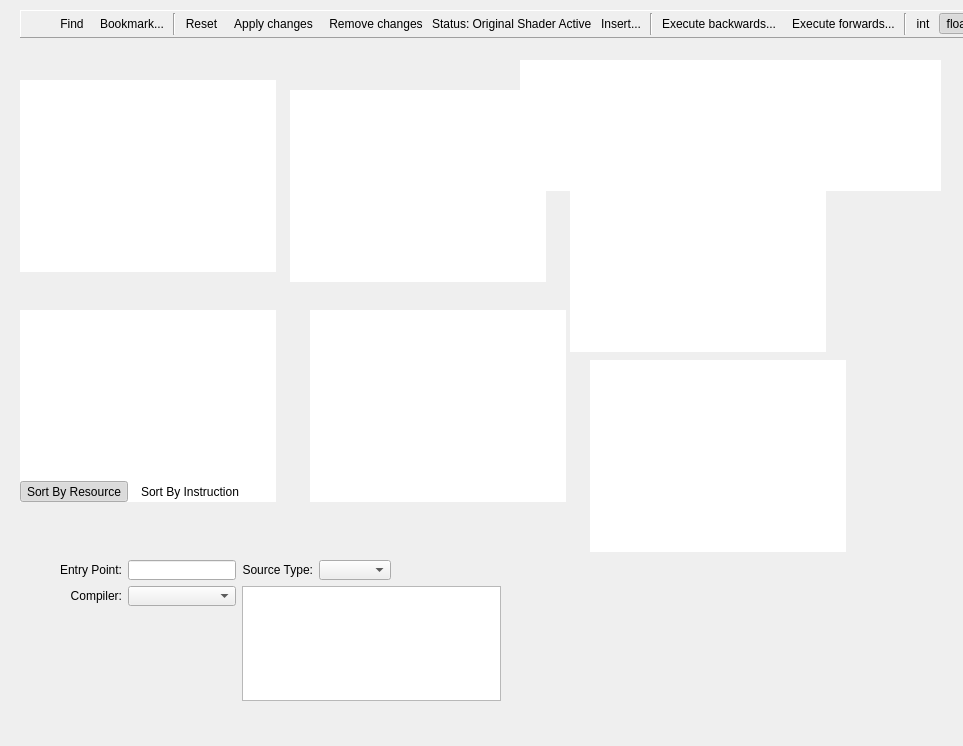
<?xml version="1.0" encoding="UTF-8"?>
<ui version="4.0">
 <class>ShaderViewer</class>
 <widget class="QFrame" name="ShaderViewer">
  <property name="geometry">
   <rect>
    <x>0</x>
    <y>0</y>
    <width>963</width>
    <height>746</height>
   </rect>
  </property>
  <property name="windowTitle">
   <string>Form</string>
  </property>
  <widget class="ToolWindowManager" name="docking" native="true">
   <property name="geometry">
    <rect>
     <x>80</x>
     <y>90</y>
     <width>351</width>
     <height>301</height>
    </rect>
   </property>
  </widget>
  <widget class="RDTreeWidget" name="inputSig">
   <property name="geometry">
    <rect>
     <x>570</x>
     <y>160</y>
     <width>256</width>
     <height>192</height>
    </rect>
   </property>
   <property name="frameShape">
    <enum>QFrame::NoFrame</enum>
   </property>
   <property name="editTriggers">
    <set>QAbstractItemView::NoEditTriggers</set>
   </property>
   <property name="showDropIndicator" stdset="0">
    <bool>false</bool>
   </property>
   <property name="dragDropOverwriteMode">
    <bool>false</bool>
   </property>
   <property name="indentation">
    <number>0</number>
   </property>
   <property name="rootIsDecorated">
    <bool>false</bool>
   </property>
   <property name="itemsExpandable">
    <bool>false</bool>
   </property>
   <property name="allColumnsShowFocus">
    <bool>true</bool>
   </property>
   <property name="cornerButtonEnabled" stdset="0">
    <bool>false</bool>
   </property>
  </widget>
  <widget class="RDTreeWidget" name="outputSig">
   <property name="geometry">
    <rect>
     <x>590</x>
     <y>360</y>
     <width>256</width>
     <height>192</height>
    </rect>
   </property>
   <property name="frameShape">
    <enum>QFrame::NoFrame</enum>
   </property>
   <property name="editTriggers">
    <set>QAbstractItemView::NoEditTriggers</set>
   </property>
   <property name="showDropIndicator" stdset="0">
    <bool>false</bool>
   </property>
   <property name="dragDropOverwriteMode">
    <bool>false</bool>
   </property>
   <property name="indentation">
    <number>0</number>
   </property>
   <property name="rootIsDecorated">
    <bool>false</bool>
   </property>
   <property name="itemsExpandable">
    <bool>false</bool>
   </property>
   <property name="allColumnsShowFocus">
    <bool>true</bool>
   </property>
   <property name="cornerButtonEnabled" stdset="0">
    <bool>false</bool>
   </property>
  </widget>
  <widget class="RDTreeWidget" name="constants">
   <property name="geometry">
    <rect>
     <x>20</x>
     <y>310</y>
     <width>256</width>
     <height>192</height>
    </rect>
   </property>
   <property name="contextMenuPolicy">
    <enum>Qt::PreventContextMenu</enum>
   </property>
   <property name="frameShape">
    <enum>QFrame::NoFrame</enum>
   </property>
   <property name="allColumnsShowFocus">
    <bool>true</bool>
   </property>
  </widget>
  <widget class="QFrame" name="resourcesPanel">
   <property name="geometry">
    <rect>
     <x>20</x>
     <y>310</y>
     <width>256</width>
     <height>192</height>
    </rect>
   </property>
   <property name="contextMenuPolicy">
    <enum>Qt::PreventContextMenu</enum>
   </property>
   <property name="frameShape">
    <enum>QFrame::NoFrame</enum>
   </property>
   <layout class="QVBoxLayout" name="verticalLayout">
    <property name="spacing">
     <number>2</number>
    </property>
    <property name="leftMargin">
     <number>0</number>
    </property>
    <property name="topMargin">
     <number>0</number>
    </property>
    <property name="rightMargin">
     <number>0</number>
    </property>
    <property name="bottomMargin">
     <number>0</number>
    </property>
    <item>
     <widget class="RDTreeWidget" name="accessedResources">
      <property name="frameShape">
       <enum>QFrame::NoFrame</enum>
      </property>
      <property name="allColumnsShowFocus">
       <bool>true</bool>
      </property>
     </widget>
    </item>
    <item>
     <widget class="QFrame" name="sortGroup">
      <property name="sizePolicy">
       <sizepolicy hsizetype="Minimum" vsizetype="Fixed">
        <horstretch>0</horstretch>
        <verstretch>0</verstretch>
       </sizepolicy>
      </property>
      <property name="contextMenuPolicy">
       <enum>Qt::PreventContextMenu</enum>
      </property>
      <property name="frameShape">
       <enum>QFrame::NoFrame</enum>
      </property>
      <layout class="QHBoxLayout" name="horizontalLayout_6">
       <property name="leftMargin">
        <number>0</number>
       </property>
       <property name="topMargin">
        <number>0</number>
       </property>
       <property name="rightMargin">
        <number>0</number>
       </property>
       <property name="bottomMargin">
        <number>0</number>
       </property>
       <item>
        <widget class="QToolButton" name="resources_sortByResource">
         <property name="toolTip">
          <string>Sort accessed resource by shader binding</string>
         </property>
         <property name="text">
          <string>Sort By Resource</string>
         </property>
         <property name="checkable">
          <bool>true</bool>
         </property>
         <property name="checked">
          <bool>true</bool>
         </property>
         <property name="autoRaise">
          <bool>true</bool>
         </property>
        </widget>
       </item>
       <item>
        <widget class="QToolButton" name="resources_sortByStep">
         <property name="toolTip">
          <string>Sort accessed resource by instruction step</string>
         </property>
         <property name="text">
          <string>Sort By Instruction</string>
         </property>
         <property name="checkable">
          <bool>true</bool>
         </property>
         <property name="checked">
          <bool>false</bool>
         </property>
         <property name="autoRaise">
          <bool>true</bool>
         </property>
        </widget>
       </item>
       <item>
        <spacer name="resources_horizontalSpacer">
         <property name="orientation">
          <enum>Qt::Horizontal</enum>
         </property>
         <property name="sizeHint" stdset="0">
          <size>
           <width>40</width>
           <height>20</height>
          </size>
         </property>
        </spacer>
       </item>
      </layout>
     </widget>
    </item>
   </layout>
  </widget>
  <widget class="RDTreeWidget" name="debugVars">
   <property name="geometry">
    <rect>
     <x>310</x>
     <y>310</y>
     <width>256</width>
     <height>192</height>
    </rect>
   </property>
   <property name="frameShape">
    <enum>QFrame::NoFrame</enum>
   </property>
   <property name="allColumnsShowFocus">
    <bool>true</bool>
   </property>
  </widget>
  <widget class="QFrame" name="toolbar">
   <property name="geometry">
    <rect>
     <x>20</x>
     <y>10</y>
     <width>1132</width>
     <height>28</height>
    </rect>
   </property>
   <property name="sizePolicy">
    <sizepolicy hsizetype="Minimum" vsizetype="Fixed">
     <horstretch>0</horstretch>
     <verstretch>0</verstretch>
    </sizepolicy>
   </property>
   <property name="minimumSize">
    <size>
     <width>0</width>
     <height>28</height>
    </size>
   </property>
   <property name="frameShape">
    <enum>QFrame::Panel</enum>
   </property>
   <property name="frameShadow">
    <enum>QFrame::Raised</enum>
   </property>
   <layout class="QHBoxLayout" name="horizontalLayout_5">
    <property name="spacing">
     <number>2</number>
    </property>
    <property name="leftMargin">
     <number>6</number>
    </property>
    <property name="topMargin">
     <number>2</number>
    </property>
    <property name="rightMargin">
     <number>6</number>
    </property>
    <property name="bottomMargin">
     <number>2</number>
    </property>
    <item>
     <widget class="QToolButton" name="toggleLog">
      <property name="toolTip">
       <string>Show/Hide Debug Info Logging Panel</string>
      </property>
      <property name="icon">
       <iconset resource="../Resources/resources.qrc">
        <normaloff>:/information.png</normaloff>:/information.png</iconset>
      </property>
      <property name="toolButtonStyle">
       <enum>Qt::ToolButtonTextBesideIcon</enum>
      </property>
      <property name="autoRaise">
       <bool>true</bool>
      </property>
     </widget>
    </item>
    <item>
     <widget class="QToolButton" name="findReplace">
      <property name="toolTip">
       <string>Find &amp; Replace</string>
      </property>
      <property name="text">
       <string>Find</string>
      </property>
      <property name="icon">
       <iconset resource="../Resources/resources.qrc">
        <normaloff>:/find.png</normaloff>:/find.png</iconset>
      </property>
      <property name="toolButtonStyle">
       <enum>Qt::ToolButtonTextBesideIcon</enum>
      </property>
      <property name="autoRaise">
       <bool>true</bool>
      </property>
     </widget>
    </item>
    <item>
     <widget class="QToolButton" name="bookmark">
      <property name="toolTip">
       <string>Add, remove or jump to bookmarks in current file</string>
      </property>
      <property name="text">
       <string>Bookmark...</string>
      </property>
      <property name="icon">
       <iconset resource="../Resources/resources.qrc">
        <normaloff>:/bookmark_blue.png</normaloff>:/bookmark_blue.png</iconset>
      </property>
      <property name="popupMode">
       <enum>QToolButton::InstantPopup</enum>
      </property>
      <property name="toolButtonStyle">
       <enum>Qt::ToolButtonTextBesideIcon</enum>
      </property>
      <property name="autoRaise">
       <bool>true</bool>
      </property>
     </widget>
    </item>
    <item>
     <widget class="Line" name="line">
      <property name="orientation">
       <enum>Qt::Vertical</enum>
      </property>
     </widget>
    </item>
    <item>
     <widget class="QToolButton" name="resetEdits">
      <property name="toolTip">
       <string>Remove all source edits and restore original shader</string>
      </property>
      <property name="text">
       <string>Reset</string>
      </property>
      <property name="icon">
       <iconset resource="../Resources/resources.qrc">
        <normaloff>:/del.png</normaloff>:/del.png</iconset>
      </property>
      <property name="toolButtonStyle">
       <enum>Qt::ToolButtonTextBesideIcon</enum>
      </property>
      <property name="autoRaise">
       <bool>true</bool>
      </property>
     </widget>
    </item>
    <item>
     <widget class="QToolButton" name="refresh">
      <property name="toolTip">
       <string>Compile shader &amp; apply changes</string>
      </property>
      <property name="text">
       <string>Apply changes</string>
      </property>
      <property name="icon">
       <iconset resource="../Resources/resources.qrc">
        <normaloff>:/arrow_refresh.png</normaloff>:/arrow_refresh.png</iconset>
      </property>
      <property name="toolButtonStyle">
       <enum>Qt::ToolButtonTextBesideIcon</enum>
      </property>
      <property name="autoRaise">
       <bool>true</bool>
      </property>
     </widget>
    </item>
    <item>
     <widget class="QToolButton" name="unrefresh">
      <property name="toolTip">
       <string>Use original shader</string>
      </property>
      <property name="text">
       <string>Remove changes</string>
      </property>
      <property name="icon">
       <iconset resource="../Resources/resources.qrc">
        <normaloff>:/arrow_undo.png</normaloff>:/arrow_undo.png</iconset>
      </property>
      <property name="toolButtonStyle">
       <enum>Qt::ToolButtonTextBesideIcon</enum>
      </property>
      <property name="autoRaise">
       <bool>true</bool>
      </property>
     </widget>
    </item>
    <item>
     <widget class="QLabel" name="editStatusLabel">
      <property name="toolTip">
       <string>The replay currently has the original shader active</string>
      </property>
      <property name="text">
       <string>Status: Original Shader Active</string>
      </property>
     </widget>
    </item>
    <item>
     <widget class="QToolButton" name="snippets">
      <property name="toolTip">
       <string>Insert built-in snippets</string>
      </property>
      <property name="text">
       <string>Insert...</string>
      </property>
      <property name="icon">
       <iconset resource="../Resources/resources.qrc">
        <normaloff>:/plugin_add.png</normaloff>:/plugin_add.png</iconset>
      </property>
      <property name="popupMode">
       <enum>QToolButton::InstantPopup</enum>
      </property>
      <property name="toolButtonStyle">
       <enum>Qt::ToolButtonTextBesideIcon</enum>
      </property>
      <property name="autoRaise">
       <bool>true</bool>
      </property>
     </widget>
    </item>
    <item>
     <widget class="Line" name="editSep">
      <property name="orientation">
       <enum>Qt::Vertical</enum>
      </property>
     </widget>
    </item>
    <item>
     <widget class="QToolButton" name="execBackwards">
      <property name="toolTip">
       <string>Run or step backwards in execution</string>
      </property>
      <property name="text">
       <string>Execute backwards...</string>
      </property>
      <property name="icon">
       <iconset resource="../Resources/resources.qrc">
        <normaloff>:/control_reverse_blue@2x.png</normaloff>:/control_reverse_blue@2x.png</iconset>
      </property>
      <property name="popupMode">
       <enum>QToolButton::InstantPopup</enum>
      </property>
      <property name="toolButtonStyle">
       <enum>Qt::ToolButtonTextBesideIcon</enum>
      </property>
      <property name="autoRaise">
       <bool>true</bool>
      </property>
     </widget>
    </item>
    <item>
     <widget class="QToolButton" name="execForwards">
      <property name="toolTip">
       <string>Run or step forwards in execution</string>
      </property>
      <property name="text">
       <string>Execute forwards...</string>
      </property>
      <property name="icon">
       <iconset resource="../Resources/resources.qrc">
        <normaloff>:/control_play_blue.png</normaloff>:/control_play_blue.png</iconset>
      </property>
      <property name="popupMode">
       <enum>QToolButton::InstantPopup</enum>
      </property>
      <property name="toolButtonStyle">
       <enum>Qt::ToolButtonTextBesideIcon</enum>
      </property>
      <property name="autoRaise">
       <bool>true</bool>
      </property>
     </widget>
    </item>
    <item>
     <widget class="Line" name="regFormatSep">
      <property name="orientation">
       <enum>Qt::Vertical</enum>
      </property>
     </widget>
    </item>
    <item>
     <widget class="QToolButton" name="intView">
      <property name="text">
       <string>int</string>
      </property>
      <property name="checkable">
       <bool>true</bool>
      </property>
      <property name="checked">
       <bool>false</bool>
      </property>
      <property name="autoRaise">
       <bool>true</bool>
      </property>
     </widget>
    </item>
    <item>
     <widget class="QToolButton" name="floatView">
      <property name="text">
       <string>float</string>
      </property>
      <property name="checkable">
       <bool>true</bool>
      </property>
      <property name="checked">
       <bool>true</bool>
      </property>
      <property name="autoRaise">
       <bool>true</bool>
      </property>
     </widget>
    </item>
    <item>
     <widget class="Line" name="debugToggleSep">
      <property name="orientation">
       <enum>Qt::Vertical</enum>
      </property>
     </widget>
    </item>
    <item>
     <widget class="QToolButton" name="debugToggle">
      <property name="minimumSize">
       <size>
        <width>23</width>
        <height>22</height>
       </size>
      </property>
      <property name="toolTip">
       <string>Change the debugging view</string>
      </property>
      <property name="text">
       <string notr="true">Debug Toggle</string>
      </property>
      <property name="autoRaise">
       <bool>true</bool>
      </property>
     </widget>
    </item>
    <item>
     <spacer name="horizontalSpacer">
      <property name="orientation">
       <enum>Qt::Horizontal</enum>
      </property>
      <property name="sizeHint" stdset="0">
       <size>
        <width>40</width>
        <height>20</height>
       </size>
      </property>
     </spacer>
    </item>
   </layout>
  </widget>
  <widget class="RDTreeWidget" name="watch">
   <property name="geometry">
    <rect>
     <x>520</x>
     <y>60</y>
     <width>421</width>
     <height>131</height>
    </rect>
   </property>
   <property name="frameShape">
    <enum>QFrame::NoFrame</enum>
   </property>
   <property name="editTriggers">
    <set>QAbstractItemView::AnyKeyPressed|QAbstractItemView::DoubleClicked|QAbstractItemView::EditKeyPressed|QAbstractItemView::SelectedClicked</set>
   </property>
   <property name="selectionMode">
    <enum>QAbstractItemView::SingleSelection</enum>
   </property>
   <property name="selectionBehavior">
    <enum>QAbstractItemView::SelectRows</enum>
   </property>
   <property name="wordWrap">
    <bool>false</bool>
   </property>
   <attribute name="horizontalHeaderHighlightSections">
    <bool>false</bool>
   </attribute>
   <attribute name="horizontalHeaderStretchLastSection">
    <bool>true</bool>
   </attribute>
   <attribute name="verticalHeaderVisible">
    <bool>false</bool>
   </attribute>
   <column>
    <property name="text">
     <string>Name</string>
    </property>
   </column>
   <column>
    <property name="text">
     <string>Register(s)</string>
    </property>
   </column>
   <column>
    <property name="text">
     <string>Type</string>
    </property>
   </column>
   <column>
    <property name="text">
     <string>Value</string>
    </property>
   </column>
  </widget>
  <widget class="QListWidget" name="callstack">
   <property name="geometry">
    <rect>
     <x>20</x>
     <y>80</y>
     <width>256</width>
     <height>192</height>
    </rect>
   </property>
   <property name="frameShape">
    <enum>QFrame::NoFrame</enum>
   </property>
   <property name="selectionMode">
    <enum>QAbstractItemView::NoSelection</enum>
   </property>
  </widget>
  <widget class="RDTreeWidget" name="sourceVars">
   <property name="geometry">
    <rect>
     <x>290</x>
     <y>90</y>
     <width>256</width>
     <height>192</height>
    </rect>
   </property>
   <property name="frameShape">
    <enum>QFrame::NoFrame</enum>
   </property>
   <property name="allColumnsShowFocus">
    <bool>true</bool>
   </property>
  </widget>
  <widget class="QWidget" name="compilationGroup" native="true">
   <property name="geometry">
    <rect>
     <x>60</x>
     <y>560</y>
     <width>441</width>
     <height>141</height>
    </rect>
   </property>
   <layout class="QGridLayout" name="gridLayout">
    <item row="0" column="0">
     <widget class="QLabel" name="label">
      <property name="text">
       <string>Entry Point:</string>
      </property>
      <property name="alignment">
       <set>Qt::AlignRight|Qt::AlignTrailing|Qt::AlignVCenter</set>
      </property>
     </widget>
    </item>
    <item row="0" column="1">
     <widget class="QLineEdit" name="entryFunc">
      <property name="sizePolicy">
       <sizepolicy hsizetype="Minimum" vsizetype="Fixed">
        <horstretch>0</horstretch>
        <verstretch>0</verstretch>
       </sizepolicy>
      </property>
      <property name="minimumSize">
       <size>
        <width>0</width>
        <height>20</height>
       </size>
      </property>
     </widget>
    </item>
    <item row="0" column="2">
     <widget class="QLabel" name="label_4">
      <property name="text">
       <string>Source Type:</string>
      </property>
      <property name="alignment">
       <set>Qt::AlignRight|Qt::AlignTrailing|Qt::AlignVCenter</set>
      </property>
     </widget>
    </item>
    <item row="0" column="3">
     <widget class="QComboBox" name="encoding">
      <property name="minimumSize">
       <size>
        <width>0</width>
        <height>20</height>
       </size>
      </property>
      <property name="insertPolicy">
       <enum>QComboBox::NoInsert</enum>
      </property>
      <property name="sizeAdjustPolicy">
       <enum>QComboBox::AdjustToContents</enum>
      </property>
     </widget>
    </item>
    <item row="0" column="4">
     <spacer name="horizontalSpacer_2">
      <property name="orientation">
       <enum>Qt::Horizontal</enum>
      </property>
      <property name="sizeHint" stdset="0">
       <size>
        <width>40</width>
        <height>20</height>
       </size>
      </property>
     </spacer>
    </item>
    <item row="1" column="0">
     <widget class="QLabel" name="label_3">
      <property name="text">
       <string>Compiler:</string>
      </property>
      <property name="alignment">
       <set>Qt::AlignRight|Qt::AlignTrailing|Qt::AlignVCenter</set>
      </property>
     </widget>
    </item>
    <item row="1" column="1">
     <widget class="QComboBox" name="compileTool">
      <property name="sizePolicy">
       <sizepolicy hsizetype="Minimum" vsizetype="Fixed">
        <horstretch>0</horstretch>
        <verstretch>0</verstretch>
       </sizepolicy>
      </property>
      <property name="minimumSize">
       <size>
        <width>0</width>
        <height>20</height>
       </size>
      </property>
      <property name="insertPolicy">
       <enum>QComboBox::NoInsert</enum>
      </property>
      <property name="sizeAdjustPolicy">
       <enum>QComboBox::AdjustToContents</enum>
      </property>
     </widget>
    </item>
    <item row="1" column="2" rowspan="2" colspan="3">
     <widget class="QTextEdit" name="toolCommandLine">
      <property name="minimumSize">
       <size>
        <width>0</width>
        <height>20</height>
       </size>
      </property>
      <property name="acceptRichText">
       <bool>false</bool>
      </property>
     </widget>
    </item>
    <item row="2" column="1">
     <spacer name="verticalSpacer">
      <property name="orientation">
       <enum>Qt::Vertical</enum>
      </property>
      <property name="sizeHint" stdset="0">
       <size>
        <width>20</width>
        <height>40</height>
       </size>
      </property>
     </spacer>
    </item>
   </layout>
  </widget>
 </widget>
 <customwidgets>
  <customwidget>
   <class>RDTreeWidget</class>
   <extends>QTreeView</extends>
   <header>Widgets/Extended/RDTreeWidget.h</header>
  </customwidget>
  <customwidget>
   <class>ToolWindowManager</class>
   <extends>QWidget</extends>
   <header>3rdparty/toolwindowmanager/ToolWindowManager.h</header>
  </customwidget>
 </customwidgets>
 <resources>
  <include location="../Resources/resources.qrc"/>
 </resources>
 <connections/>
</ui>
